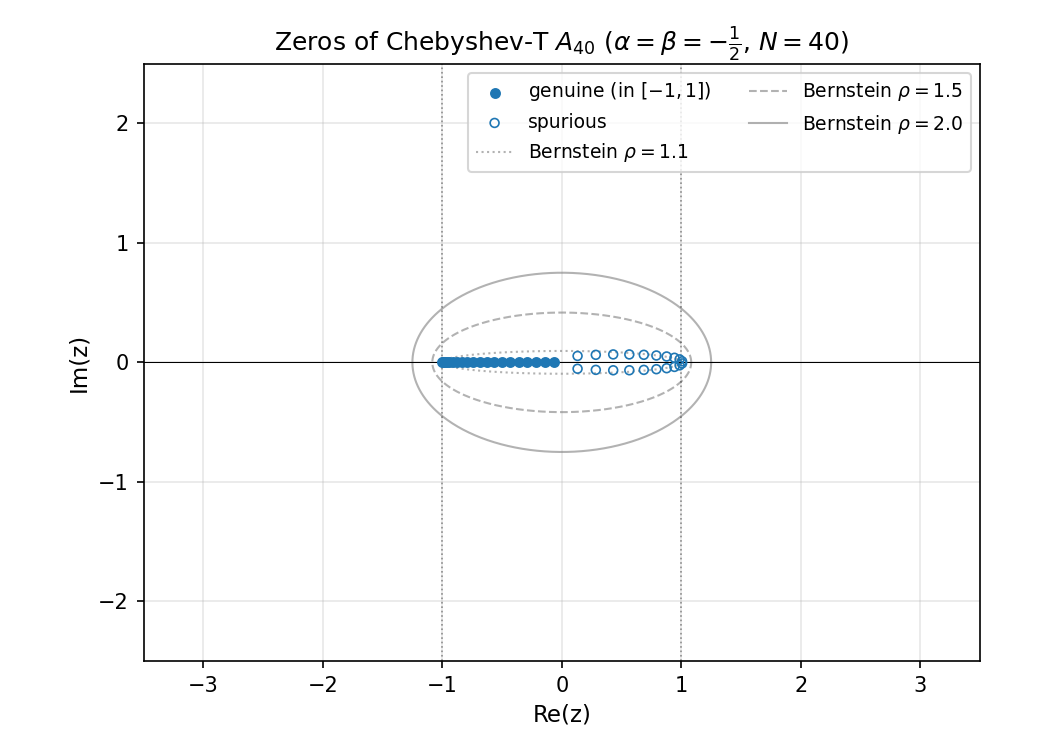

Write Python code to recreate this figure.
"""Single-panel: zeros of Chebyshev-T A_40, with Bernstein ellipses and
genuine/spurious distinction."""
import mpmath as mp
import numpy as np
import matplotlib
matplotlib.use("Agg")
import matplotlib.pyplot as plt

mp.mp.dps = 50


def I_sin_cos(p, q):
    p = mp.mpf(p)
    q = int(abs(q))
    num = mp.pi * mp.gamma(p + 1)
    den = mp.power(2, p) * mp.gamma((p + q + 2)/2) * mp.gamma((p - q + 2)/2)
    return num / den


def b_T_0k(k):
    p = mp.mpf(-1)/2
    integral = I_sin_cos(p, k)
    nm = 1/mp.sqrt(mp.pi)
    nk = 1/mp.sqrt(mp.pi) if k == 0 else mp.sqrt(2/mp.pi)
    return nm * nk * integral


def cheb_T_zeros(N):
    c = []
    for k in range(N+1):
        b = float(b_T_0k(k))
        if k == 0:
            c.append(b / np.sqrt(np.pi))
        else:
            c.append(b * np.sqrt(2/np.pi))
    poly = np.polynomial.chebyshev.Chebyshev(c)
    return poly.roots()


def bernstein_ellipse(rho, npts=500):
    a = (rho + 1/rho) / 2
    b = (rho - 1/rho) / 2
    theta = np.linspace(0, 2*np.pi, npts)
    return a * np.cos(theta), b * np.sin(theta)


N = 40
print(f"Computing Chebyshev-T zeros, N={N}...")
zs = cheb_T_zeros(N)
print(f"  {len(zs)} zeros computed")

real_mask = (np.abs(zs.imag) < 1e-10) & (np.abs(zs.real) <= 1.01)
spur_mask = ~real_mask

fig, ax = plt.subplots(figsize=(7, 5))

ax.scatter(zs[real_mask].real, zs[real_mask].imag,
           s=18, color="tab:blue", label=f"genuine (in $[-1,1]$)", zorder=4)
ax.scatter(zs[spur_mask].real, zs[spur_mask].imag,
           s=18, color="tab:blue", facecolors="none",
           marker="o", linewidths=0.8,
           label=f"spurious", zorder=4)

for rho, ls, lw in [(1.1, ':', 1.0), (1.5, '--', 1.0), (2.0, '-', 1.0)]:
    xe, ye = bernstein_ellipse(rho)
    ax.plot(xe, ye, ls, color='gray', lw=lw, alpha=0.6,
            label=f'Bernstein $\\rho={rho}$')

ax.axhline(0, color='k', linewidth=0.5)
ax.axvline(-1, color='k', linestyle=':', linewidth=0.8, alpha=0.4)
ax.axvline(1, color='k', linestyle=':', linewidth=0.8, alpha=0.4)
ax.set_xlim(-3.5, 3.5)
ax.set_ylim(-2.5, 2.5)
ax.set_aspect("equal")
ax.set_xlabel("Re(z)", fontsize=11)
ax.set_ylabel("Im(z)", fontsize=11)
ax.set_title(f"Zeros of Chebyshev-T $A_{{40}}$ ($\\alpha=\\beta=-\\frac{{1}}{{2}}$, $N={N}$)", fontsize=12)
ax.legend(fontsize=9, ncol=2)
ax.grid(True, alpha=0.3)
plt.tight_layout()
plt.savefig("cheb_zeros_single.png", dpi=150)
print("Saved cheb_zeros_single.png")
